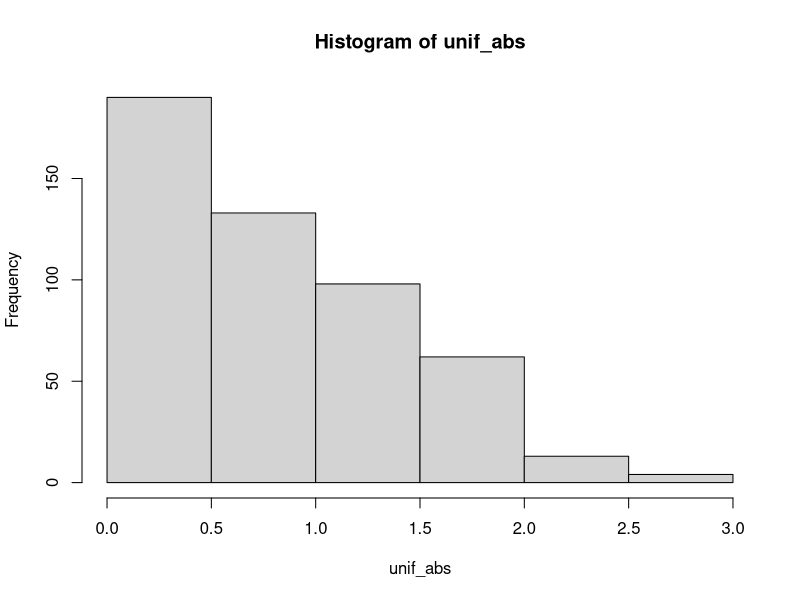
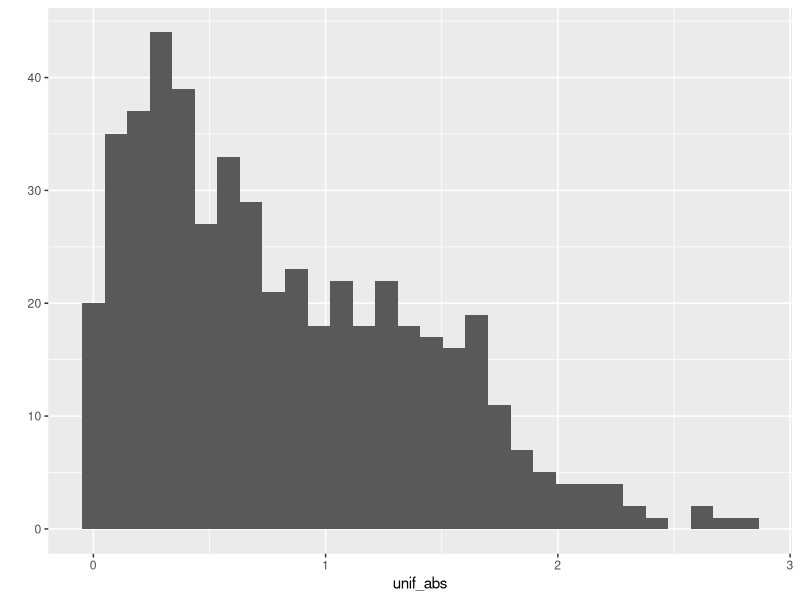
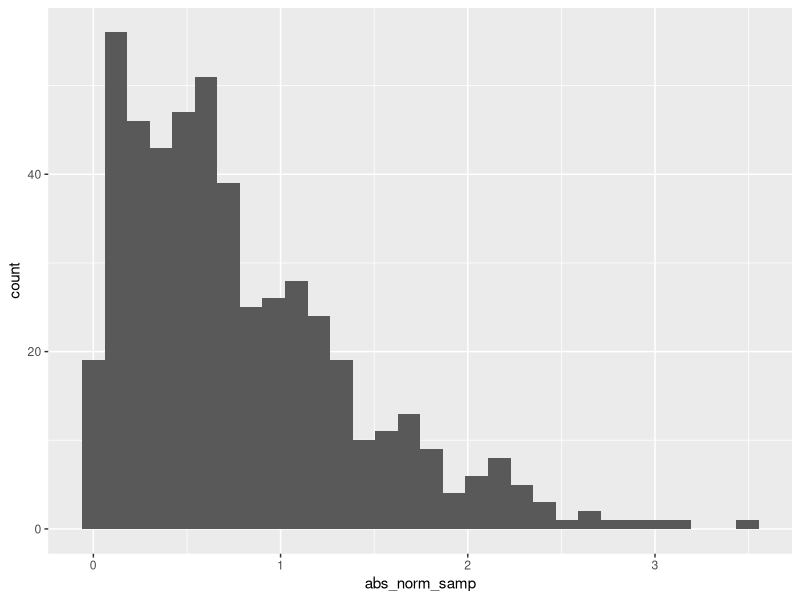

Here is the R script that generated these plots, in order:
## ---- chunk 1
library(tidyverse)
## ---- chunk 2
set.seed(345)

sample.size <- 10

df <- tibble(
x = runif(sample.size, 0, 5),
x_GT_2 = x > 2,
char_var = as.character(c(1:10)),
fct_var = as.factor(c(1, 1, 2, 3, 1, 1, 7, 100, 500, 5))
)

print(df)
## ---- chunk 3
df %>% summarise_all(funs(mean))
## ---- chunk 4
df_convert <- df %>% mutate(
  x_GT_2 = as.numeric(x_GT_2),
  char_var = as.numeric(char_var),
  fct_var = as.numeric(fct_var)
  )
## ---- chunk 5
samp = rnorm(100)
length(samp)
## ---- chunk 6
unif <- rnorm(500)
unif_abs <- abs(unif)
hist(unif_abs)
## ---- chunk 7
# ggplot(unif_abs,)
library(tidyverse)
qplot(unif_abs, geom="histogram")

## ---- chunk 8
la_df = tibble(
  norm_samp = rnorm(500),
  abs_norm_samp = abs(norm_samp)
)

ggplot(la_df, aes(x = abs_norm_samp)) + geom_histogram()
